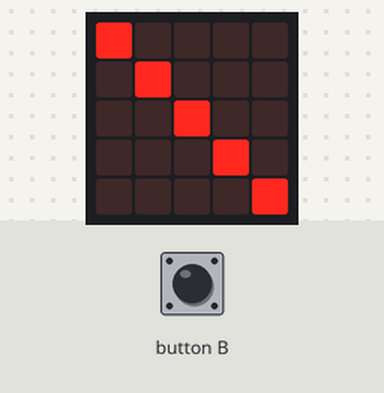
Bench run of a program on a simulated BBC micro:bit (MakeCode). Shown: the board's 5×5 LED display. The inputs (shaded band) are chosen by the test bench. The 48×5 strip is a reading aid, not a part: it shows the text the display is scrolling, unrolled, one strip-width of it at a time.

Above: at 2.3 s.
At 5.0 s:
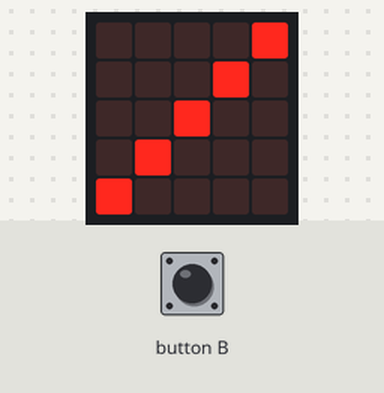
5.1 s: button B pressed for 0.15 s
At 5.8 s:
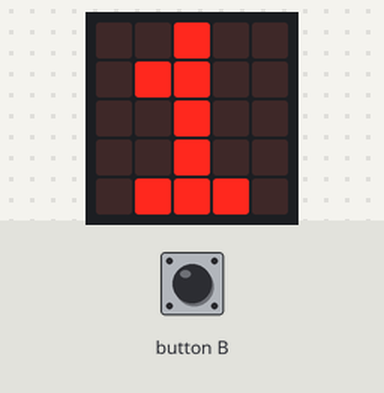
8.2 s: button B pressed for 0.15 s
At 9.6 s:
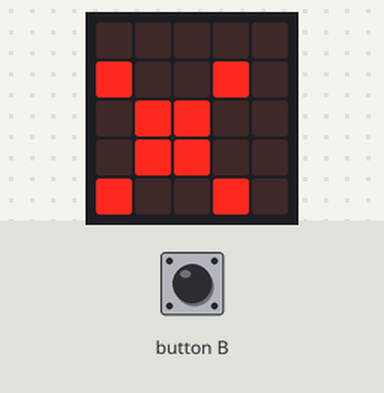
Timing chart, 0 to 11.2 s (numbered marks = the images above; inputs shaded):
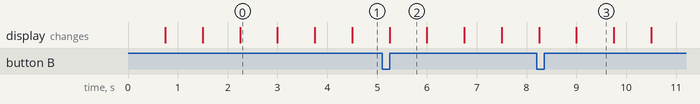

The program:

main.ts
```typescript
input.onButtonPressed(Button.B, function () {
    getal = 0
})
let getal = 0
for (let index = 0; index < 100; index++) {
    getal += 1
    basic.showNumber(getal)
    if (getal % 3 == 0) {
        if (getal % 5 == 0) {
            basic.showString("x")
        }
    }
    if (getal % 3 == 0) {
        basic.showString("\\")
    }
    if (getal % 5 == 0) {
        basic.showString("/")
    }
}
```

test.ts
```typescript
// tests gaan hier; deze zal niet worden gecompileerd wanneer dit pakket wordt gebruikt als extensie.
```

Measured:
- after the input at 8.2 s, the display: first differs from a run without the input after 0.80 s (image 3)
- what the display in image 0 shows lasts 0.7 s, from 2.3 s to 3.0 s
